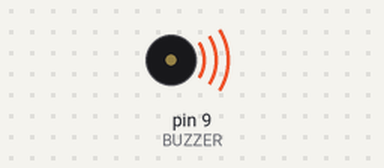
This sketch was run on a simulated Arduino Uno, built with avr-gcc and run on an emulated ATmega328P. Parts: buzzer (waves = sounding). What the sketch prints to the serial monitor is not drawn.

Above: at 0.2 s.
Timing chart, 0 to 1.7 s (numbered marks = the images above):
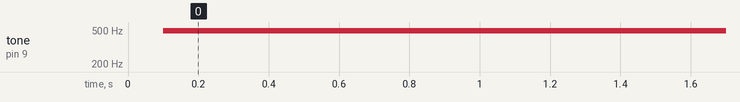

Measured:
- by itself, tone on pin 9 (BUZZER): silent → 490 Hz at 0.10 s

The sketch:

active_buzzer2.ino
```cpp
// ACTIVE BUZZER
// Pequeño altavoz para generar sonidos y tonos, a diferencia del pasivo,
// no se puede cambiar la frecuencia, se puede modular con las entradas PWM
// Se controla con una senial digital, en este caso D9
// Si se utiliza la funcion tone(), no se pueden utilizar los pines 3 y 11
// y no se puede utilizar la funcion tone() en dos pines a la vez
// hay que utilizar noTone en un pin antes de pasar al otro
//
// VCC 5 voltios,en realidad no hace falta alimentarlo,
// si se conecta el piezo buzzer que solo tiene pin + y - tambien funciona
// poniendo la senial en el +
// este programa funciona tanto para el passive buzzer como para el active buzzer
// el active buzzer no va a cambiar la frecuencia ya que tiene la suya propia

int BUZZER = 9;
int i;

void setup(){
  pinMode(BUZZER, OUTPUT);
  Serial.begin(9600);
}

void loop(){
  for(i=0; i<=255; i++){
    Serial.print(i);
    Serial.print(": ");
    Serial.print ((i*100)/255);
    Serial.println("%");
    analogWrite(BUZZER, i);
    delay(50);
    analogWrite(BUZZER, 0);
    delay(50);
  }
}
```
